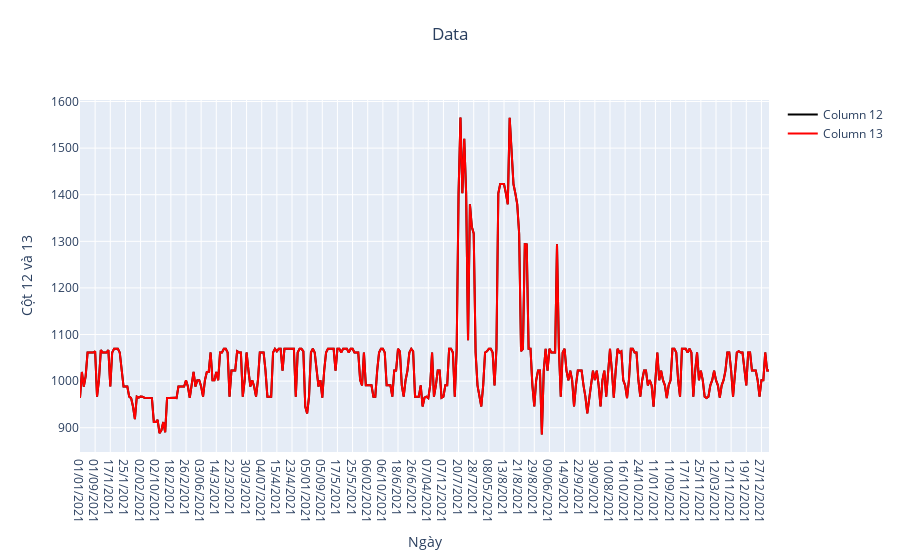

This figure's notebook cell:
### Code cell
import plotly.graph_objects as go

fig = go.Figure()
# Add the first line for column '12'
fig.add_trace(go.Scatter(x=smp['Ngày'], y=smp['12'],
                         mode='lines',
                         name='Column 12',
                         line=dict(color='black')))

# Add the second line for column '13'
fig.add_trace(go.Scatter(x=smp['Ngày'], y=smp['13'],
                         mode='lines',
                         name='Column 13',
                         line=dict(color='red')))

# Update layout
fig.update_layout(
    xaxis_title="Ngày",
    yaxis_title="Cột 12 và 13",
    title={'text': "Data", 'y': 0.95, 'x': 0.5, 'xanchor': 'center', 'yanchor': 'top'}
)

# Show the plot
fig.show()

### Figure 1 — Plotly figure (JSON) as saved in the notebook; plotly's stock layout.template omitted (floating-point values rounded to 4 significant figures; data arrays with more than 128 entries replaced by an {"elided": "..."} marker saying what was removed)
{"data": [{"line": {"color": "black"}, "mode": "lines", "name": "Column 12", "type": "scatter", "x": {"elided": "365 str values"}, "y": {"elided": "365 float values"}}, {"line": {"color": "red"}, "mode": "lines", "name": "Column 13", "type": "scatter", "x": {"elided": "365 str values"}, "y": {"elided": "365 float values"}}], "layout": {"title": {"text": "Data", "x": 0.5, "xanchor": "center", "y": 0.95, "yanchor": "top"}, "xaxis": {"title": {"text": "Ngày"}}, "yaxis": {"title": {"text": "Cột 12 và 13"}}}}
